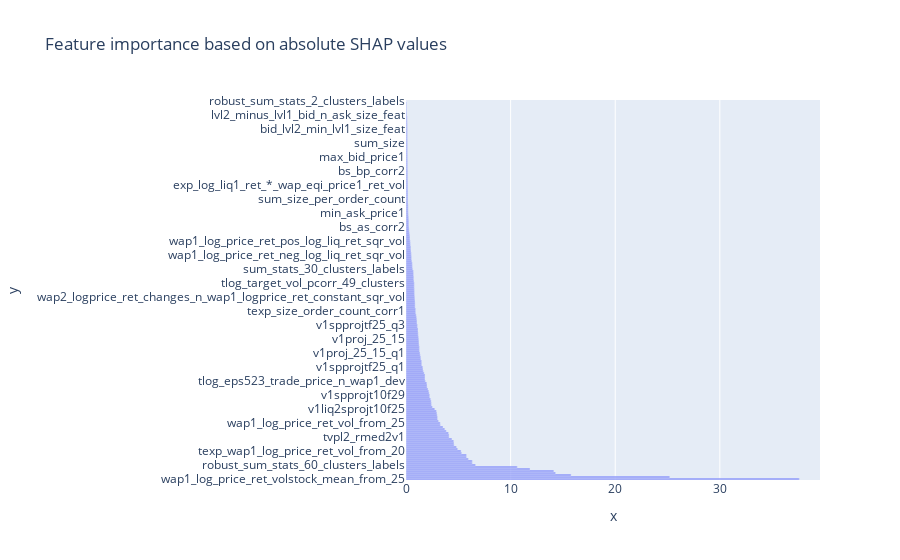
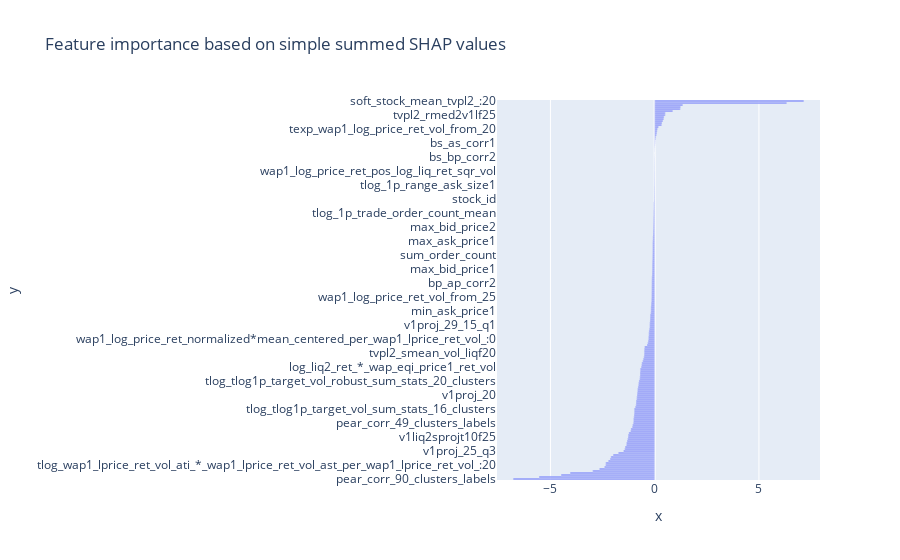
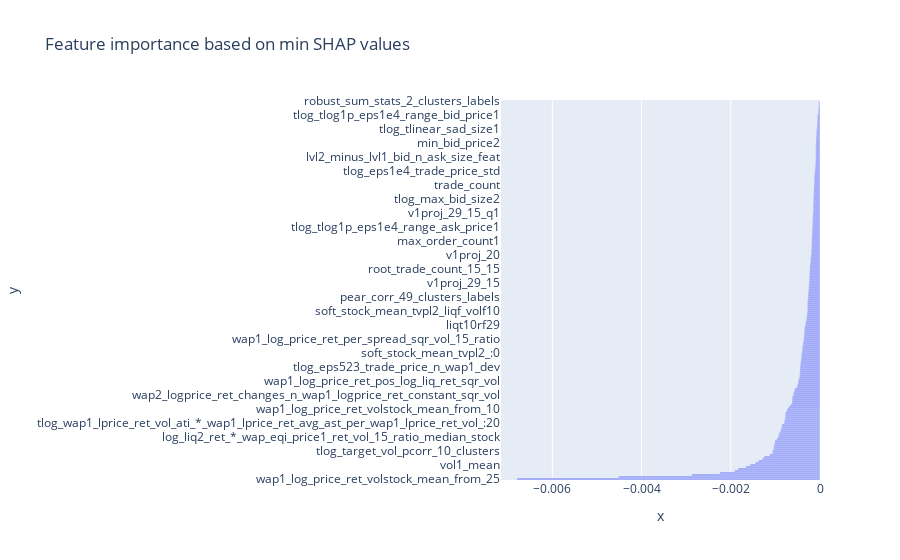
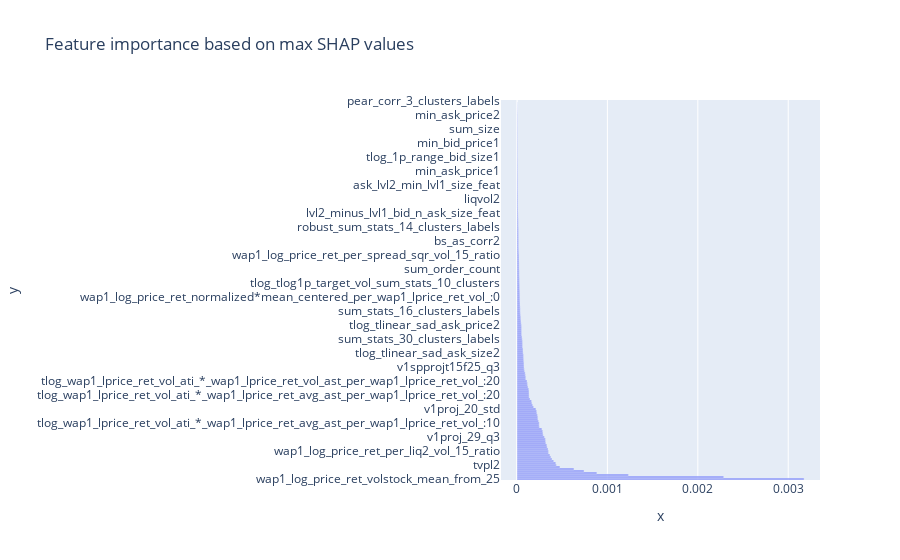

Notebook code cell kept with these figures, in order:
### Code cell


### Figure 1 — Plotly figure (JSON) as saved in the notebook; plotly's stock layout.template omitted (floating-point values rounded to 4 significant figures; data arrays with more than 128 entries replaced by an {"elided": "..."} marker saying what was removed)
{"data": [{"alignmentgroup": "True", "hovertemplate": "x=%{x}<br>y=%{y}<extra></extra>", "legendgroup": "", "marker": {"color": "#636efa", "pattern": {"shape": ""}}, "name": "", "offsetgroup": "", "orientation": "h", "showlegend": false, "textposition": "auto", "type": "bar", "x": {"elided": "190 float values"}, "xaxis": "x", "y": {"elided": "190 str values"}, "yaxis": "y"}], "layout": {"barmode": "relative", "legend": {"tracegroupgap": 0}, "title": {"text": "Feature importance based on absolute SHAP values"}, "xaxis": {"anchor": "y", "domain": [0, 1], "title": {"text": "x"}}, "yaxis": {"anchor": "x", "domain": [0, 1], "title": {"text": "y"}}}}

### Figure 2 — Plotly figure (JSON) as saved in the notebook; plotly's stock layout.template omitted (floating-point values rounded to 4 significant figures; data arrays with more than 128 entries replaced by an {"elided": "..."} marker saying what was removed)
{"data": [{"alignmentgroup": "True", "hovertemplate": "x=%{x}<br>y=%{y}<extra></extra>", "legendgroup": "", "marker": {"color": "#636efa", "pattern": {"shape": ""}}, "name": "", "offsetgroup": "", "orientation": "h", "showlegend": false, "textposition": "auto", "type": "bar", "x": {"elided": "190 float values"}, "xaxis": "x", "y": {"elided": "190 str values"}, "yaxis": "y"}], "layout": {"barmode": "relative", "legend": {"tracegroupgap": 0}, "title": {"text": "Feature importance based on simple summed SHAP values"}, "xaxis": {"anchor": "y", "domain": [0, 1], "title": {"text": "x"}}, "yaxis": {"anchor": "x", "domain": [0, 1], "title": {"text": "y"}}}}

### Figure 3 — Plotly figure (JSON) as saved in the notebook; plotly's stock layout.template omitted (floating-point values rounded to 4 significant figures; data arrays with more than 128 entries replaced by an {"elided": "..."} marker saying what was removed)
{"data": [{"alignmentgroup": "True", "hovertemplate": "x=%{x}<br>y=%{y}<extra></extra>", "legendgroup": "", "marker": {"color": "#636efa", "pattern": {"shape": ""}}, "name": "", "offsetgroup": "", "orientation": "h", "showlegend": false, "textposition": "auto", "type": "bar", "x": {"elided": "190 float values"}, "xaxis": "x", "y": {"elided": "190 str values"}, "yaxis": "y"}], "layout": {"barmode": "relative", "legend": {"tracegroupgap": 0}, "title": {"text": "Feature importance based on min SHAP values"}, "xaxis": {"anchor": "y", "domain": [0, 1], "title": {"text": "x"}}, "yaxis": {"anchor": "x", "domain": [0, 1], "title": {"text": "y"}}}}

### Figure 4 — Plotly figure (JSON) as saved in the notebook; plotly's stock layout.template omitted (floating-point values rounded to 4 significant figures; data arrays with more than 128 entries replaced by an {"elided": "..."} marker saying what was removed)
{"data": [{"alignmentgroup": "True", "hovertemplate": "x=%{x}<br>y=%{y}<extra></extra>", "legendgroup": "", "marker": {"color": "#636efa", "pattern": {"shape": ""}}, "name": "", "offsetgroup": "", "orientation": "h", "showlegend": false, "textposition": "auto", "type": "bar", "x": {"elided": "190 float values"}, "xaxis": "x", "y": {"elided": "190 str values"}, "yaxis": "y"}], "layout": {"barmode": "relative", "legend": {"tracegroupgap": 0}, "title": {"text": "Feature importance based on max SHAP values"}, "xaxis": {"anchor": "y", "domain": [0, 1], "title": {"text": "x"}}, "yaxis": {"anchor": "x", "domain": [0, 1], "title": {"text": "y"}}}}
